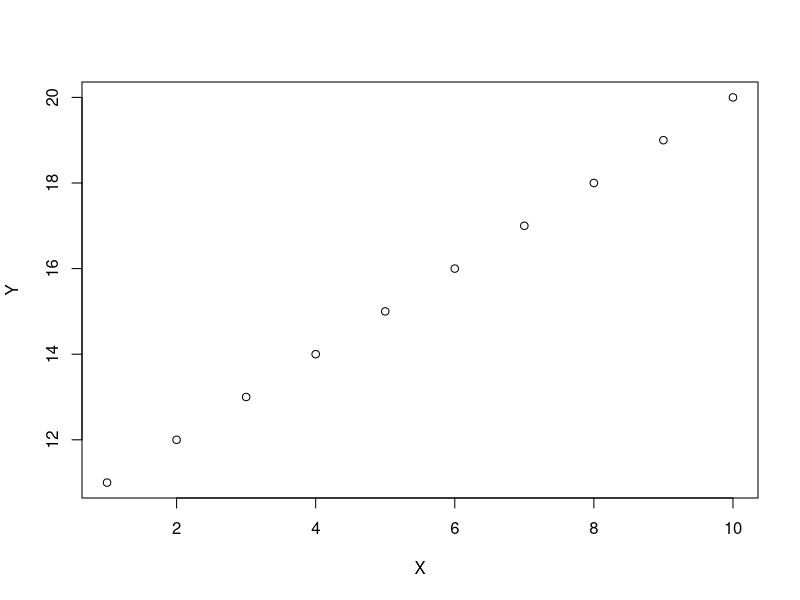
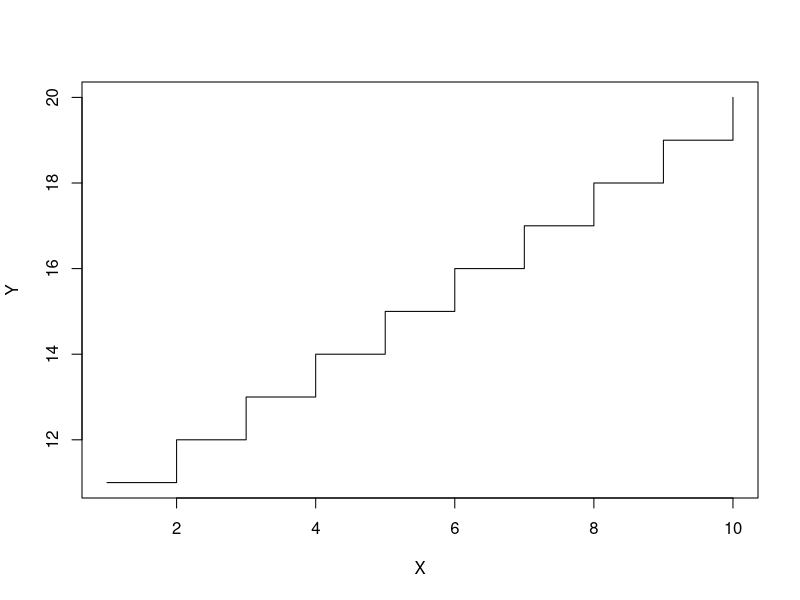
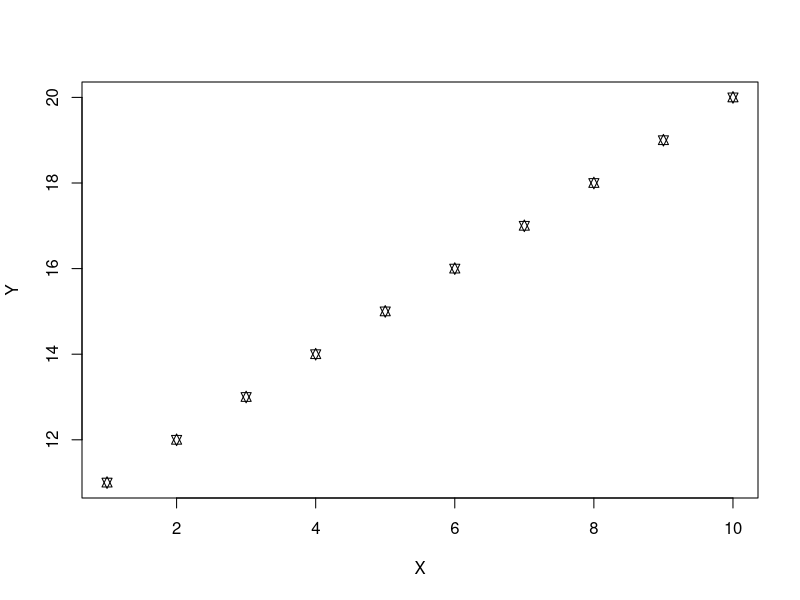
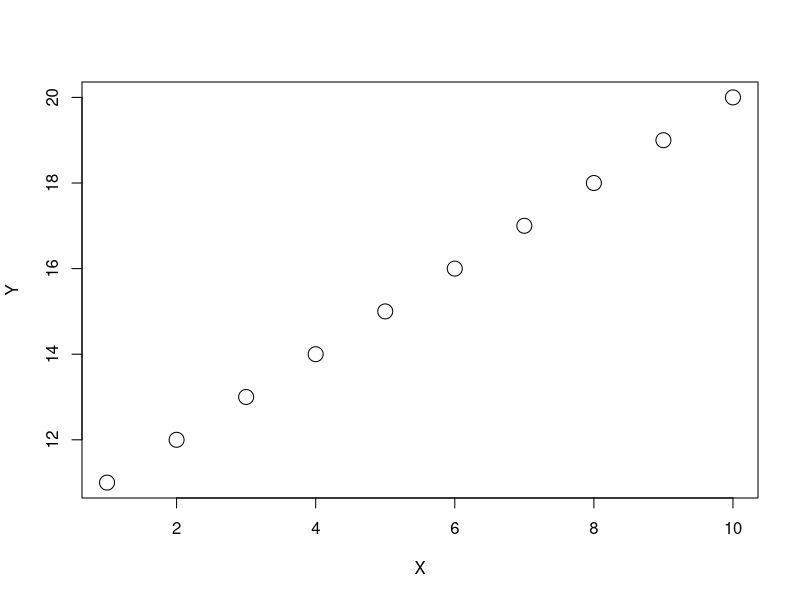
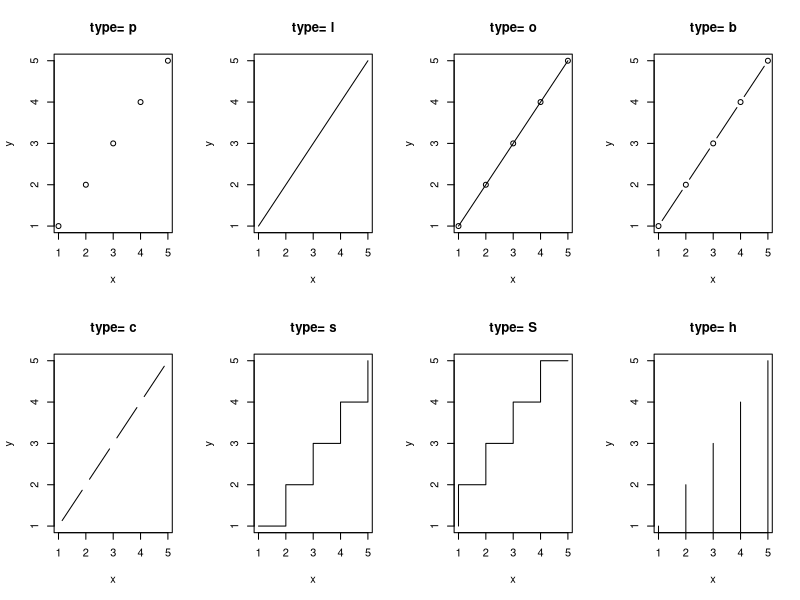
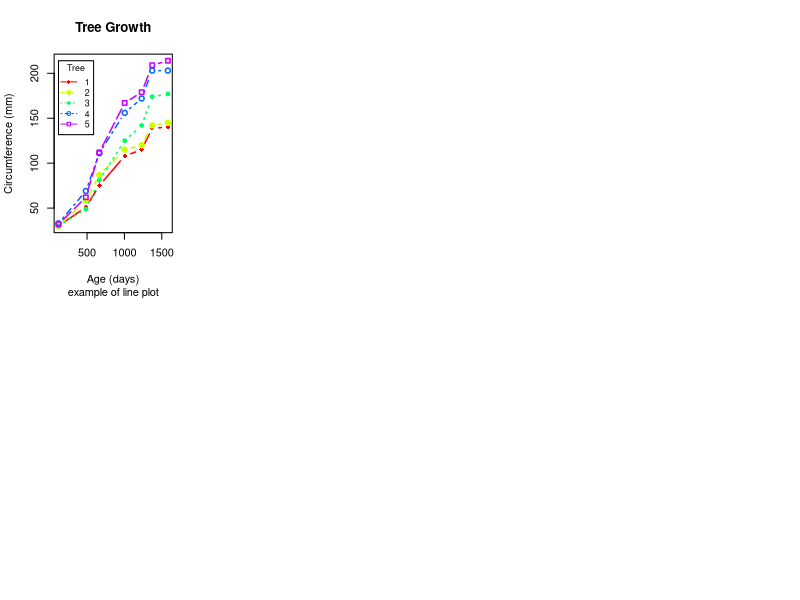

The R script that drew these images, in order:
#Line Plots in R----
#We can build them using the plot() function available in base R.

#plot
X=1:10
Y=11:20
plot(x=X, y=Y)
plot(x=X, y=Y, type='s') #points
plot(x=X, y=Y, type='p', pch=11) #points, plotting symbol=13
#see internet for different plotting symbols
plot(x=X, y=Y, type='p', cex=2) #points, double the size

#Another Example of Line Plots:

x <- c(1:5); y <- x # create some data 
par(mfrow=c(2,4)) # all plots on one page 
opts = c("p","l","o","b","c","s","S","h") 
for(i in 1:length(opts)){ 
  heading = paste("type=",opts[i]) 
  plot(x, y, type="n", main=heading) 
  lines(x, y, type=opts[i]) 
}

# Create Line Chart
?Orange
View(Orange)
str(Orange)
# convert ordinal factor to numeric for convenience 
Orange$Tree <- as.numeric(Orange$Tree) 
ntrees <- max(Orange$Tree)

# get the range for the x and y axis 
xrange <- range(Orange$age) 
yrange <- range(Orange$circumference) 

# set up the plot 
plot(xrange, yrange, type="n", xlab="Age (days)",
     ylab="Circumference (mm)" ) 
colors <- rainbow(ntrees) 
linetype <- c(1:ntrees) 
plotchar <- seq(18,18+ntrees,1)

# add lines 
for (i in 1:ntrees) { 
  tree <- subset(Orange, Tree==i) 
  lines(tree$age, tree$circumference, type="b", lwd=1.5,
        lty=linetype[i], col=colors[i], pch=plotchar[i]) 
} 

# add a title and subtitle 
title("Tree Growth", "example of line plot")

# add a legend 
legend(xrange[1], yrange[2], 1:ntrees, cex=0.8, col=colors,
       pch=plotchar, lty=linetype, title="Tree")

